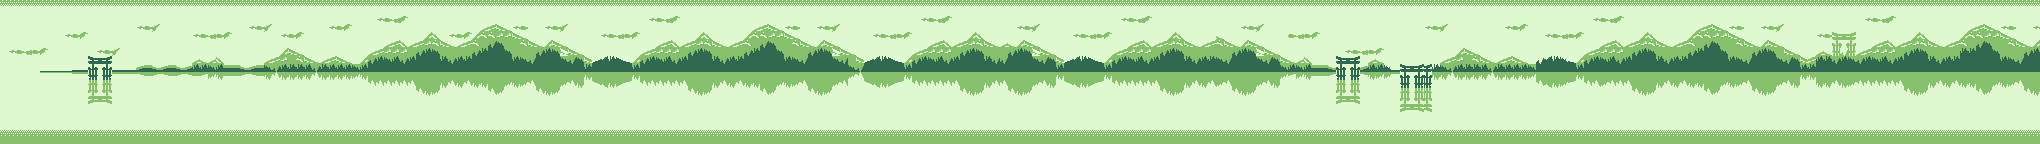

Below is a game level as drawn by its tile map, then a one-line description and the .tmx that defines it (tile-layer data replaced by summaries):
An orthogonal 255x18 tile map with 8x8 px tiles, 1 tile layer (Calque de Tuiles 1).

<map version="1.4" tiledversion="1.4.3" orientation="orthogonal" renderorder="right-down" width="255" height="18" tilewidth="8" tileheight="8" infinite="0" nextlayerid="2" nextobjectid="1">
 <tileset firstgid="1" source="lvl_source1.tsx" />
 <layer id="1" name="Calque de Tuiles 1" width="255" height="18">
  <data>[4590 cells, 4590 non-empty, 75 distinct tile ids]</data>
 </layer>
</map>